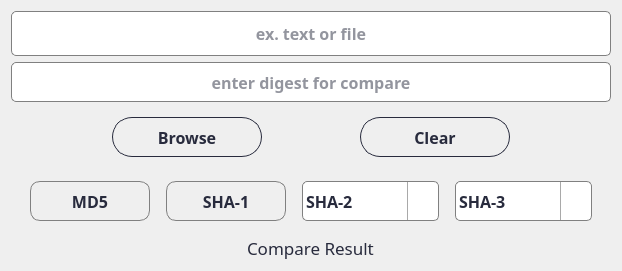
            <widget class="QWidget" name="widget_45" native="true">
             <layout class="QVBoxLayout" name="verticalLayout_26">
              <item>
               <widget class="QLineEdit" name="lineEdit_MSdigest">
                <property name="minimumSize">
                 <size>
                  <width>600</width>
                  <height>45</height>
                 </size>
                </property>
                <property name="font">
                 <font>
                  <family>Barlow</family>
                  <pointsize>12</pointsize>
                  <weight>75</weight>
                  <bold>true</bold>
                 </font>
                </property>
                <property name="styleSheet">
                 <string notr="true">QLineEdit {
  border: 1px solid gray;
  color: rgba(40,43,61,255);
  border-radius: 5px;
}

QLineEdit:hover {
  border: 2px solid;
  border-color: rgba(0,143,255,255);
}
QLineEdit:focus {
  border: 1px solid;
  border-color: rgba(88,199,141,255);
}
</string>
                </property>
                <property name="alignment">
                 <set>Qt::AlignCenter</set>
                </property>
                <property name="placeholderText">
                 <string>ex. text or file</string>
                </property>
               </widget>
              </item>
              <item>
               <widget class="QLineEdit" name="lineEdit_compare">
                <property name="minimumSize">
                 <size>
                  <width>600</width>
                  <height>40</height>
                 </size>
                </property>
                <property name="maximumSize">
                 <size>
                  <width>420</width>
                  <height>40</height>
                 </size>
                </property>
                <property name="font">
                 <font>
                  <family>Barlow</family>
                  <pointsize>12</pointsize>
                  <weight>75</weight>
                  <bold>true</bold>
                 </font>
                </property>
                <property name="styleSheet">
                 <string notr="true">QLineEdit {
  border: 1px solid gray;
  color: rgba(40,43,61,255);
  border-radius: 5px;
}

QLineEdit:hover {
  border: 2px solid;
  border-color: rgba(0,143,255,255);
}
QLineEdit:focus {
  border: 1px solid;
  border-color: rgba(88,199,141,255);
}
</string>
                </property>
                <property name="alignment">
                 <set>Qt::AlignCenter</set>
                </property>
                <property name="readOnly">
                 <bool>false</bool>
                </property>
                <property name="placeholderText">
                 <string>enter digest for compare</string>
                </property>
               </widget>
              </item>
              <item>
               <widget class="QWidget" name="widget_47" native="true">
                <layout class="QHBoxLayout" name="horizontalLayout_20">
                 <item>
                  <widget class="QPushButton" name="btn_browseMSDigest">
                   <property name="minimumSize">
                    <size>
                     <width>150</width>
                     <height>40</height>
                    </size>
                   </property>
                   <property name="maximumSize">
                    <size>
                     <width>150</width>
                     <height>40</height>
                    </size>
                   </property>
                   <property name="font">
                    <font>
                     <family>Barlow</family>
                     <pointsize>12</pointsize>
                     <weight>75</weight>
                     <bold>true</bold>
                    </font>
                   </property>
                   <property name="cursor">
                    <cursorShape>PointingHandCursor</cursorShape>
                   </property>
                   <property name="styleSheet">
                    <string notr="true">QPushButton {    
    border: 1px solid rgba(40,43,61,255) ;
    border-radius: 20px;
    padding: 5px 10px;
	color: rgba(40,43,61,255) ;
}

QPushButton:hover {
    background-color: ;
}
</string>
                   </property>
                   <property name="text">
                    <string>Browse</string>
                   </property>
                   <property name="icon">
                    <iconset>
                     <normaloff>../icons/icon-folder.png</normaloff>../icons/icon-folder.png</iconset>
                   </property>
                   <property name="iconSize">
                    <size>
                     <width>30</width>
                     <height>30</height>
                    </size>
                   </property>
                  </widget>
                 </item>
                 <item>
                  <widget class="QPushButton" name="btn_clearMSDigest">
                   <property name="minimumSize">
                    <size>
                     <width>150</width>
                     <height>40</height>
                    </size>
                   </property>
                   <property name="maximumSize">
                    <size>
                     <width>150</width>
                     <height>40</height>
                    </size>
                   </property>
                   <property name="font">
                    <font>
                     <family>Barlow</family>
                     <pointsize>12</pointsize>
                     <weight>75</weight>
                     <bold>true</bold>
                    </font>
                   </property>
                   <property name="cursor">
                    <cursorShape>PointingHandCursor</cursorShape>
                   </property>
                   <property name="styleSheet">
                    <string notr="true">QPushButton {    
    border: 1px solid rgba(40,43,61,255) ;
    border-radius: 20px;
    padding: 5px 10px;
	color: rgba(40,43,61,255) ;
}

QPushButton:hover {
    background-color: ;
}
</string>
                   </property>
                   <property name="text">
                    <string>Clear</string>
                   </property>
                   <property name="icon">
                    <iconset>
                     <normaloff>../icons/icon-clear.png</normaloff>../icons/icon-clear.png</iconset>
                   </property>
                   <property name="iconSize">
                    <size>
                     <width>30</width>
                     <height>30</height>
                    </size>
                   </property>
                  </widget>
                 </item>
                </layout>
               </widget>
              </item>
              <item>
               <widget class="QWidget" name="widget_46" native="true">
                <layout class="QHBoxLayout" name="horizontalLayout_21">
                 <item>
                  <widget class="QPushButton" name="btn_md5">
                   <property name="minimumSize">
                    <size>
                     <width>120</width>
                     <height>40</height>
                    </size>
                   </property>
                   <property name="maximumSize">
                    <size>
                     <width>111</width>
                     <height>41</height>
                    </size>
                   </property>
                   <property name="font">
                    <font>
                     <family>Barlow</family>
                     <pointsize>12</pointsize>
                     <weight>75</weight>
                     <bold>true</bold>
                    </font>
                   </property>
                   <property name="cursor">
                    <cursorShape>PointingHandCursor</cursorShape>
                   </property>
                   <property name="styleSheet">
                    <string notr="true">QPushButton{
		 border: 1px solid gray;
  		color: rgba(40,43,61,255) ;
    }
 QPushButton{
        border-radius: 10px;
    }
QPushButton:hover {
	border: 1px solid;
   border-color:  rgba(0,143,255,255);
}
QPushButton:focus {
  border: 1px solid;
  border-color:  rgba(0,143,255,255);
}
</string>
                   </property>
                   <property name="text">
                    <string>MD5</string>
                   </property>
                  </widget>
                 </item>
                 <item>
                  <widget class="QPushButton" name="btn_sha1">
                   <property name="minimumSize">
                    <size>
                     <width>120</width>
                     <height>40</height>
                    </size>
                   </property>
                   <property name="maximumSize">
                    <size>
                     <width>111</width>
                     <height>41</height>
                    </size>
                   </property>
                   <property name="font">
                    <font>
                     <family>Barlow</family>
                     <pointsize>12</pointsize>
                     <weight>75</weight>
                     <bold>true</bold>
                    </font>
                   </property>
                   <property name="cursor">
                    <cursorShape>PointingHandCursor</cursorShape>
                   </property>
                   <property name="styleSheet">
                    <string notr="true">QPushButton{
		 border: 1px solid gray;	
		color: rgba(40,43,61,255) ;
    }
 QPushButton{
        border-radius: 10px;
    }
QPushButton:hover {
	border: 1px solid;
   border-color:  rgba(0,143,255,255);
}
QPushButton:focus {
  border: 1px solid;
  border-color:  rgba(0,143,255,255);
}
</string>
                   </property>
                   <property name="text">
                    <string>SHA-1</string>
                   </property>
                  </widget>
                 </item>
                 <item>
                  <widget class="QComboBox" name="dropdown_sha2">
                   <property name="minimumSize">
                    <size>
                     <width>137</width>
                     <height>40</height>
                    </size>
                   </property>
                   <property name="maximumSize">
                    <size>
                     <width>111</width>
                     <height>41</height>
                    </size>
                   </property>
                   <property name="font">
                    <font>
                     <family>Barlow</family>
                     <pointsize>12</pointsize>
                     <weight>75</weight>
                     <bold>true</bold>
                    </font>
                   </property>
                   <property name="cursor">
                    <cursorShape>PointingHandCursor</cursorShape>
                   </property>
                   <property name="styleSheet">
                    <string notr="true">QComboBox {
        border: 1px solid gray;
        border-radius: 5px;
        padding: 1px 18px 1px 3px;
        min-width: 6em;
	 	color: rgba(40,43,61,255) ;
 }
 QComboBox:drop-down {
	subcontrol-origin: padding;
	subcontrol-position: top right;
	width: 30px;
	border-left-width: 1px;
	border-left-color: darkgray;
	border-left-style: solid;
	border-top-right-radius: 3px;
	border-bottom-right-radius: 3px;	
}
QComboBox::down-arrow {
	
		image: url(&quot;/home/kali/Desktop/Linux-ISAN-Security-Gizmo-Box/assets/icons/icons8-expand-arrow-30.png&quot;);
}
QComboBox:hover {
	border: 1px solid;
   border-color:  rgba(0,143,255,255);
}

</string>
                   </property>
                   <property name="iconSize">
                    <size>
                     <width>10</width>
                     <height>10</height>
                    </size>
                   </property>
                   <item>
                    <property name="text">
                     <string>SHA-2</string>
                    </property>
                   </item>
                   <item>
                    <property name="text">
                     <string>224 BIT</string>
                    </property>
                   </item>
                   <item>
                    <property name="text">
                     <string>256 BIT</string>
                    </property>
                   </item>
                   <item>
                    <property name="text">
                     <string>384 BIT</string>
                    </property>
                   </item>
                   <item>
                    <property name="text">
                     <string>512 BIT</string>
                    </property>
                   </item>
                  </widget>
                 </item>
                 <item>
                  <widget class="QComboBox" name="dropdown_sha3">
                   <property name="minimumSize">
                    <size>
                     <width>137</width>
                     <height>40</height>
                    </size>
                   </property>
                   <property name="maximumSize">
                    <size>
                     <width>111</width>
                     <height>41</height>
                    </size>
                   </property>
                   <property name="font">
                    <font>
                     <family>Barlow</family>
                     <pointsize>12</pointsize>
                     <weight>75</weight>
                     <bold>true</bold>
                    </font>
                   </property>
                   <property name="cursor">
                    <cursorShape>PointingHandCursor</cursorShape>
                   </property>
                   <property name="styleSheet">
                    <string notr="true">QComboBox {
        border: 1px solid gray;
        border-radius: 5px;
        padding: 1px 18px 1px 3px;
        min-width: 6em;
		color: rgba(40,43,61,255) ;

 }
 QComboBox:drop-down {
	subcontrol-origin: padding;
	subcontrol-position: top right;
	width: 30px;
	border-left-width: 1px;
	border-left-color: darkgray;
	border-left-style: solid;
	border-top-right-radius: 3px;
	border-bottom-right-radius: 3px;	
}
QComboBox::down-arrow {
	
	image: url(&quot;/home/kali/Desktop/Linux-ISAN-Security-Gizmo-Box/assets/icons/icons8-expand-arrow-30.png&quot;);

}
QComboBox:hover {
	border: 1px solid;
   border-color:  rgba(0,143,255,255);
}

</string>
                   </property>
                   <property name="iconSize">
                    <size>
                     <width>10</width>
                     <height>10</height>
                    </size>
                   </property>
                   <item>
                    <property name="text">
                     <string>SHA-3</string>
                    </property>
                   </item>
                   <item>
                    <property name="text">
                     <string>224 BIT</string>
                    </property>
                   </item>
                   <item>
                    <property name="text">
                     <string>256 BIT</string>
                    </property>
                   </item>
                   <item>
                    <property name="text">
                     <string>384 BIT</string>
                    </property>
                   </item>
                   <item>
                    <property name="text">
                     <string>512 BIT</string>
                    </property>
                   </item>
                  </widget>
                 </item>
                </layout>
               </widget>
              </item>
              <item alignment="Qt::AlignHCenter">
               <widget class="QLabel" name="label_compare">
                <property name="font">
                 <font>
                  <family>Barlow SemiBold</family>
                  <pointsize>13</pointsize>
                 </font>
                </property>
                <property name="styleSheet">
                 <string notr="true">color: rgba(40,43,61,255) ;</string>
                </property>
                <property name="text">
                 <string>Compare Result</string>
                </property>
               </widget>
              </item>
             </layout>
            </widget>
